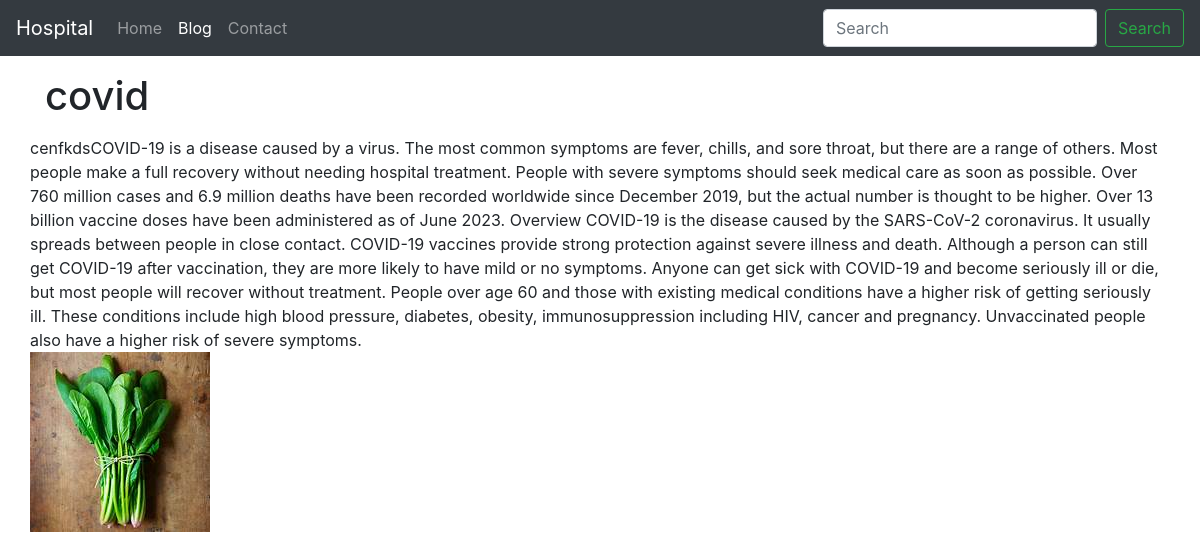
Page /covidpost/covid-details on the committed database.
### home/models.py (models this page shows, shortened)
class Covid(models.Model):
    sno = models.AutoField(primary_key = True)
    title = models.CharField(max_length = 200)
    content = models.TextField()
    slug = models.CharField(max_length = 100)
    time = models.DateTimeField(auto_now_add = True)
    image = models.ImageField(upload_to="Covid/images", default="")

### home/views.py (the view)
# urls.py: path('covidpost/<str:slug>', views.covidpost, name='covid'),
def covidpost(request,slug):
    covid = Covid.objects.filter(slug=slug).first()
    context = {'covid': covid}
    return render(request, 'covidpost.html', context)

### templates/covidpost.html
{% extends 'base.html' %}
{% block blogactive %}active{% endblock blogactive %}
{% block body %}
<div class = "container">
    <h1 class="my-3">{{covid.title}}</h1>
    <div class ="row">
        {{covid.content|safe}}
        <div>
            <img src="{{ covid.image.url }}" alt="{{covid.title }}">
    </div>
</div>
</div>
{% endblock body %}

### rows in the picture
Covid: title "covid", content "cenfkdsCOVID-19 is a disease caused by a virus. The most common symptoms are fever, chills, and sore throat, but there are a range of others. Most people make a full recovery without needing hospital treatment. People with severe symptoms should seek medical care as soon as possible. Over 760 million cases and 6.9 million deaths have been recorded worldwide since December 2019, but the actual number is thought to be higher. Over 13 billion vaccine doses have been administered as of June 2023. Overview COVID-19 is the disease caused by the SARS-CoV-2 coronavirus. It usually spreads between people in close contact. COVID-19 vaccines provide strong protection against severe illness and death.…", image (picture)
